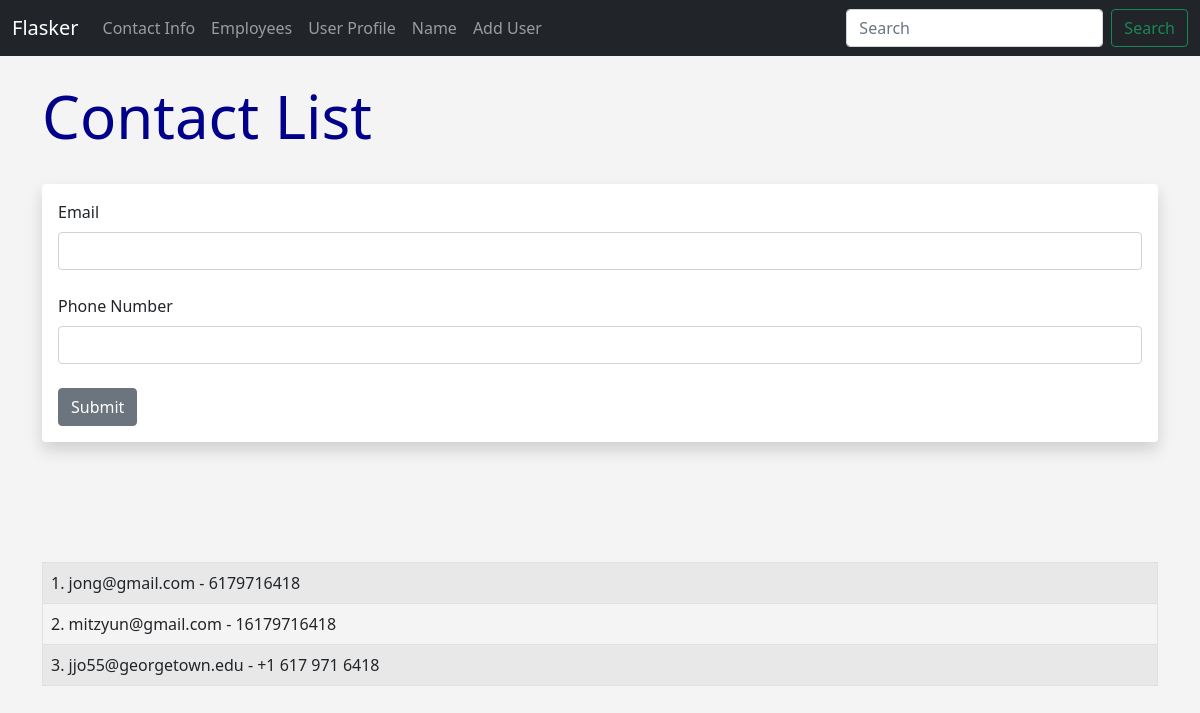
The page /contact/add on the database its author committed.
### hello.py (models this page shows)
class Contact_Information(db.Model):
    id = db.Column(db.Integer, primary_key = True)
    email = db.Column(db.String(150), unique = True)
    phone = db.Column(db.Integer, unique = True)

### hello.py (the view, shortened to what this page needs)
@app.route('/contact/add', methods=['GET', 'POST'])
def add_contact():
	form = ContactForm()
	our_contacts = Contact_Information.query.order_by(Contact_Information.id)
	return render_template("add_contact.html", form = form, our_contacts = our_contacts)

### hello.py
class ContactForm(FlaskForm):
	phone = StringField("Phone Number", validators=[DataRequired()])
	email = StringField("Email", validators=[DataRequired()])
	submit = SubmitField("Submit")

### templates/add_contact.html (shortened to what this page needs)
{% extends 'base.html' %}
{% block content %}
<h1>Contact List </h1>
<br/>
<div class="shadow p-3 mb-5 bg-body rounded">
<form method = "POST">
	{{form.email.label(class="form-label")}}
	{{form.email(class="form-control")}}
	<br/>
	{{form.phone.label(class="form-label")}}
	{{form.phone(class="form-control")}}
	<br/>
	{{form.submit(class="btn btn-secondary")}}
</form>
</div>
	<br/>	<br/>	<br/>
	<table class = "table table-hover table-bordered table-striped">
	{% for our_contact in our_contacts %}
	<tr>
		<td>
		{{ our_contact.id }}. {{ our_contact.email}} - {{ our_contact.phone}} </td></tr>
	{% endfor %}
</table>
{% endblock %}

### static/css/style.css (style rules this page uses)
h1 { color: darkblue; font-size:60px; }
body { background: #f4f4f4; }

### rows shown on the page
Contact_Information: id "1", email "jong@gmail.com", phone "6179716418"
Contact_Information: id "2", email "mitzyun@gmail.com", phone "16179716418"
Contact_Information: id "3", email "jjo55@georgetown.edu", phone "+1 617 971 6418"
